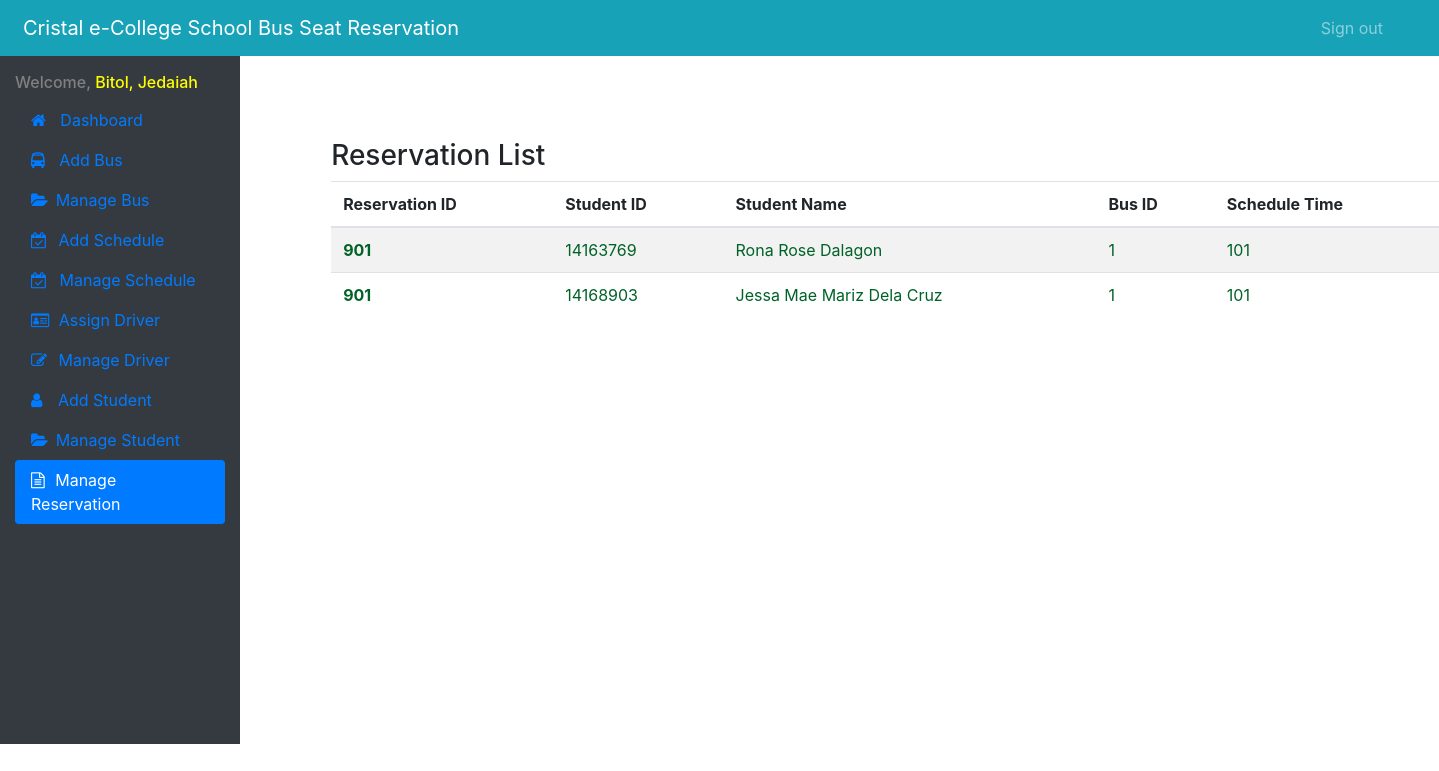
Page /cecadmin/managereservation (signed in) on the committed database.
### myapp/models.py (models this page shows)
class Reservation(models.Model):
    reservationID = models.IntegerField(default=900)
    studentID = models.IntegerField()
    studentName = models.CharField(max_length=255)
    busID = models.IntegerField()
    scheduleID = models.IntegerField()
    scheduleSeatVacancies = models.IntegerField(default=1)

### myapp/decorations.py (the view)
        def wrapper_func(request, *args, **kwargs):
            group = None
            if request.user.groups.exists():
                group = request.user.groups.all()[0].name
            if group in allowed_roles:
                return view_func(request, *args, **kwargs)
            else:
                return HttpResponse('You are not authorized to view this page')

### myapp/decorations.py (called while the page is built)
def allowed_users(allowed_roles=[]):
    def decorator(view_func):
        def wrapper_func(request, *args, **kwargs):
            group = None
            if request.user.groups.exists():
                group = request.user.groups.all()[0].name
            if group in allowed_roles:
                return view_func(request, *args, **kwargs)
            else:
                return HttpResponse('You are not authorized to view this page')
        return wrapper_func
    return decorator

### myapp/views.py (called while the page is built)
@login_required(login_url='')
@allowed_users(allowed_roles='admin')
def ManageReservation(request):
     reservation = Reservation.objects.all()
     return render(request, 'admin/manageReservation.html',{'reservation':reservation})

### myapp/templates/admin/manageReservation.html (shortened to what this page needs)
{% extends 'myapp/Sidebar.html' %}
{% block main_content %}
<section class="content">
<nav class="col-md-2 d-inline-block bg-dark sidebar">
          <div class="sidebar-sticky" style="height: 671px;">
            <ul class="nav flex-column nav-pills " style="margin: 8% 0 0 0;">
                <h6 style="color: gray">Welcome, <span style="color:yellow;"> {{ user.last_name }}, {{ user.first_name }}</h6>
              <li class="nav-item">
                <a class="nav-link" href="/cecadmin">
                <i class="fa fa-home" aria-hidden="true" style="margin-right: 10px;"></i>
                   Dashboard
                </a>
              </li>
              <li class="nav-item">
                <a class="nav-link" href='addbus'>
                <i class="fa fa-bus" aria-hidden="true" style="margin-right: 10px;"></i>
                    Add Bus
                </a>
              </li>
              <li class="nav-item">
                <a class="nav-link" href="managebus">
                <i class="fa fa-folder-open" aria-hidden="true" style="margin-right: 3px;"></i>
                  Manage Bus
                </a>
              </li>
              <li class="nav-item">
                <a class="nav-link" href='addschedule'>
                <i class="fa fa-calendar-check-o" aria-hidden="true" style="margin-right: 7px;"></i>
                    Add Schedule
                </a>
              </li>
              <li class="nav-item">
                <a class="nav-link" href="manageschedule">
                <i class="fa fa-calendar-check-o" aria-hidden="true" style="margin-right: 8px;"></i>
                  Manage Schedule
                </a>
              </li>
              <li class="nav-item">
                <a class="nav-link" href="assigndriver">
                <i class="fa fa-id-card-o" aria-hidden="true" style="margin-right: 5px;"></i>
                  Assign Driver
                </a>
              </li>
              <li class="nav-item">
                <a class="nav-link" href="managedriver">
                <i class="fa fa-pencil-square-o" aria-hidden="true" style="margin-right: 7px;"></i>
                  Manage Driver
                </a>
              </li>
              <li class="nav-item">
                <a class="nav-link" href="addstudent">
                <i class="fa fa-user" aria-hidden="true" style="margin-right: 11px;"></i>
                  Add Student
                </a>
              </li>
              <li class="nav-item">
                <a class="nav-link" href="managestudent">
                <i class="fa fa-folder-open" aria-hidden="true" style="margin-right: 3px;"></i>
                  Manage Student
                </a>
              </li>
              <li class="nav-item">
                <a class="nav-link active" href="managereservation">
                <i class="fa fa-file-text-o" aria-hidden="true" style="margin-right: 6px;"></i>
                  Manage Reservation
                </a>
              </li>
            </ul>
          </div>
        </nav>
</section>
  <div class="container"  style="width:100%; display:float; margin: -42% 0 0 5%;">
        <h3 style="margin-left:22%">Reservation List</h3>
        <table class="table table-striped" style="width:100%; margin: 0 0 0 22%;">
          <thead>
            <tr>
              <th scope="col">Reservation ID</th>
              <th scope="col">Student ID</th>
              <th scope="col">Student Name</th>
              <th scope="col">Bus ID</th>
              <th scope="col">Schedule Time</th>
            </tr>
          </thead>
          <tbody >
          {% for reservation in reservation %}
            <tr style="width:500px;">
              <th scope="row" style="color:#016228">{{ reservation.reservationID }} </th>
              <td style="color:#016228">{{ reservation.studentID }} </td>
              <td style="color:#016228">{{ reservation.studentName }}</td>
              <td style="color:#016228">{{ reservation.busID }} </td>
              <td style="color:#016228">{{ reservation.scheduleID }} </td>
            </tr>
          {% endfor %}
          </tbody>
        </table>
</div>
{% endblock main_content %}

### myapp/templates/myapp/sidebar.html (style rules this page uses)
:root { --blue: #007bff; --indigo: #6610f2; --purple: #6f42c1; --pink: #e83e8c; --red: #dc3545; --orange: #fd7e14; --yellow: #ffc107; --green: #28a745; --teal: #20c997; --cyan: #17a2b8; --white: #fff; --gray: #6c757d; --gray-dark: #343a40; --primary: #007bff; --secondary: #6c757d; --success: #28a745; --info: #17a2b8; --warning: #ffc107; --danger: #dc3545; --light: #f8f9fa; --dark: #343a40; --breakpoint-xs: 0; --breakpoint-sm: 576px; --breakpoint-md: 768px; --breakpoint-lg: 992px; --breakpoint-xl: 1200px; --font-family-sans-serif: -apple-system, BlinkMacSystemFont, "Segoe UI", Roboto, "Helvetica Neue", Arial, sans-serif, "Apple Color Emoji", "Segoe UI Emoji", "Segoe UI Symbol"; --font-family-monospace: SFMono-Regular, Menlo, Monaco, Consolas, "Liberation Mono", "Courier New", monospace; }
*, *::before, *::after { box-sizing: border-box; }
html { font-family: sans-serif; line-height: 1.15; -webkit-text-size-adjust: 100%; -ms-text-size-adjust: 100%; -ms-overflow-style: scrollbar; -webkit-tap-highlight-color: transparent; }
article, aside, dialog, figcaption, figure, footer, header, hgroup, main, nav, section { display: block; }
body { margin: 0; font-family: -apple-system, BlinkMacSystemFont, "Segoe UI", Roboto, "Helvetica Neue", Arial, sans-serif, "Apple Color Emoji", "Segoe UI Emoji", "Segoe UI Symbol"; font-size: 1rem; font-weight: 400; line-height: 1.5; color: #212529; text-align: left; background-color: #fff; }
h1, h2, h3, h4, h5, h6 { margin-top: 0; margin-bottom: 0.5rem; }
ol, ul, dl { margin-top: 0; margin-bottom: 1rem; }
a { color: #007bff; text-decoration: none; background-color: transparent; -webkit-text-decoration-skip: objects; }
table { border-collapse: collapse; }
th { text-align: inherit; }
h1, h2, h3, h4, h5, h6, .h1, .h2, .h3, .h4, .h5, .h6 { margin-bottom: 0.5rem; font-family: inherit; font-weight: 500; line-height: 1.2; color: inherit; }
h3, .h3 { font-size: 1.75rem; }
h6, .h6 { font-size: 1rem; }
.container { width: 100%; padding-right: 15px; padding-left: 15px; margin-right: auto; margin-left: auto; }
@media (min-width: 576px) { .container { max-width: 540px; } }
@media (min-width: 768px) { .container { max-width: 720px; } }
@media (min-width: 992px) { .container { max-width: 960px; } }
@media (min-width: 1200px) { .container { max-width: 1140px; } }
.col-1, .col-2, .col-3, .col-4, .col-5, .col-6, .col-7, .col-8, .col-9, .col-10, .col-11, .col-12, .col, .col-auto, .col-sm-1, .col-sm-2, .col-sm-3, .col-sm-4, .col-sm-5, .col-sm-6, .col-sm-7, .col-sm-8, .col-sm-9, .col-sm-10, .col-sm-11, .col-sm-12, .col-sm, .col-sm-auto, .col-md-1, .col-md-2, .col-md-3, .col-md-4, .col-md-5, .col-md-6, .col-md-7, .col-md-8, .col-md-9, .col-md-10, .col-md-11, .col-md-12, .col-md, .col-md-auto, .col-lg-1, .col-lg-2, .col-lg-3, .col-lg-4, .col-lg-5, .col-lg-6, .col-lg-7, .col-lg-8, .col-lg-9, .col-lg-10, .col-lg-11, .col-lg-12, .col-lg, .col-lg-auto, .col-xl-1, .col-xl-2, .col-xl-3, .col-xl-4, .col-xl-5, .col-xl-6, .col-xl-7, .col-xl-8, .col-xl-9, .col-xl-10, .col-xl-11, .col-xl-12, .col-xl, .col-xl-auto { position: relative; width: 100%; min-height: 1px; padding-right: 15px; padding-left: 15px; }
@media (min-width: 768px) { .col-md-2 { flex: 0 0 16.666667%; max-width: 16.666667%; } }
.table { width: 100%; max-width: 100%; margin-bottom: 1rem; background-color: transparent; }
.table th, .table td { padding: 0.75rem; vertical-align: top; border-top: 1px solid #dee2e6; }
.table thead th { vertical-align: bottom; border-bottom: 2px solid #dee2e6; }
.table-striped tbody tr:nth-of-type(odd) { background-color: rgba(0, 0, 0, 0.05); }
.nav { display: flex; flex-wrap: wrap; padding-left: 0; margin-bottom: 0; list-style: none; }
.nav-link { display: block; padding: 0.5rem 1rem; }
.nav-pills .nav-link { border-radius: 0.25rem; }
.nav-pills .nav-link.active, .nav-pills .show > .nav-link { color: #fff; background-color: #007bff; }
.bg-dark { background-color: #343a40 !important; }
.d-inline-block { display: inline-block !important; }
.flex-column { flex-direction: column !important; }

### rows in the picture
Reservation: reservationID "901", studentID "14163769", studentName "Rona Rose Dalagon", busID "1", scheduleID "101"
Reservation: reservationID "901", studentID "14168903", studentName "Jessa Mae Mariz Dela Cruz", busID "1", scheduleID "101"

### other values in the picture
{{ user.last_name }} "Bitol"
{{ user.first_name }} "Jedaiah"
